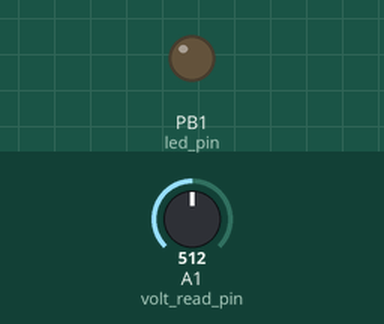
Recording of a sketch running on a simulated ATtiny85, built with avr-gcc and run on an emulated ATtiny85. Shown: output pins drawn as LEDs (lit = HIGH). Inputs (shaded band) come from the test bench; at power-on: A1 (volt_read_pin) = 512. Sleep ends after the set time or at an interrupt.

Above: at 0.25 s.
Timing chart, 0 to 8.2 s (numbered marks = the images above):
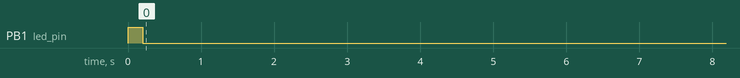

The sketch:

ATtiny_Satellite_Sculpture.ino
```cpp
/*
ATTiny85 based satellite Sculpture
x2 solar cells charge a 3V 1uf capacitor which provides power to the attiny85

The ATTiny goes into sleep mode and wakes every ~16 seconds reads the voltage from the solar panels and blink an LED if the voltage is below a darkness_threshold.

*/

#include <avr/sleep.h>
#include <avr/interrupt.h>

const uint8_t led_pin = 1;          // PB1 (physical pin 6) - PWM capable
const uint8_t volt_read_pin = A1;   // PB2 (physical pin 7)
const uint8_t pot_power_pin = 3;   // PB3 (physical pin 2)
const uint8_t pot_pin = A2;         // PB4 (physical pin 3)


//int pot_reading = 0; // reading of the pot pin
const int darkness_threshold = 800; // Threshold to start blinking (lower = darker)

volatile uint8_t count = 0;
volatile bool do_blink = false;

ISR(WDT_vect) {
  // Keep ISR minimal
  count++;
  if (count > 2) {      // every 2 wakeups => ~16s
    count = 0;
    do_blink = true;    // set flag for main loop
  }
}

void safeBlinkRoutine() {
  // Briefly enable ADC, read panel voltage and disable ADC
  ADCSRA |= (1 << ADEN);
  int panel_reading = analogRead(volt_read_pin);
  ADCSRA &= ~(1 << ADEN);


  if (panel_reading < darkness_threshold) {

    // light LED and fade off
    for (int i = 235; i >= 0; i -= 10) {
      analogWrite(led_pin, i);
      delay(1);
    }
    analogWrite(led_pin, 0);
  }
}

void setup() {
  pinMode(led_pin, OUTPUT);
  pinMode(volt_read_pin, INPUT);
  pinMode(pot_pin, INPUT);
  pinMode(pot_power_pin, OUTPUT);
  digitalWrite(pot_power_pin, LOW);

  // Disable ADC initially to save power
  ADCSRA &= ~(1 << ADEN);

  // Optional startup blink
  digitalWrite(led_pin, HIGH);
  delay(200);
  digitalWrite(led_pin, LOW);

  cli();                    // Disable interrupts while configuring WDT
  MCUSR &= ~(1 << WDRF);    // Clear watchdog reset flag

  // Configure Watchdog for 8s interrupt (Mellis core style)
  WDTCR = (1 << WDIE) | (1 << WDP3); // interrupt mode, ~8s

  sei(); // enable global interrupts

  set_sleep_mode(SLEEP_MODE_PWR_DOWN);
}

void loop() {
  // If blink requested by ISR, perform reads and blink here (safe)
  if (do_blink) {
    // Clear the flag early to avoid missed requests
    do_blink = false;
    safeBlinkRoutine();
  }
  // Sleep until WDT wakes us again
  sleep_mode();
}
```
